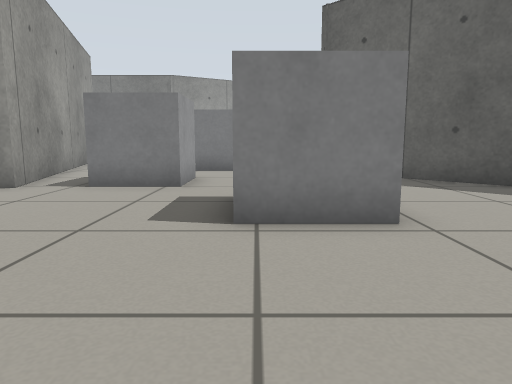
View 1 (above)

23 first-person views from a walk through a Gazebo world. The camera is 0.5 m above the floor, tilts 8° down and sees 70° across. The floor is counted in squares, 0.5 m on a side. Each view is taken from the middle of a square. On the plan, view 1 faces up. The plan holds only what a view shows up to about 13 squares ahead; the rest is blank. The place goes on beyond the plan. Robots are left out.

View 2
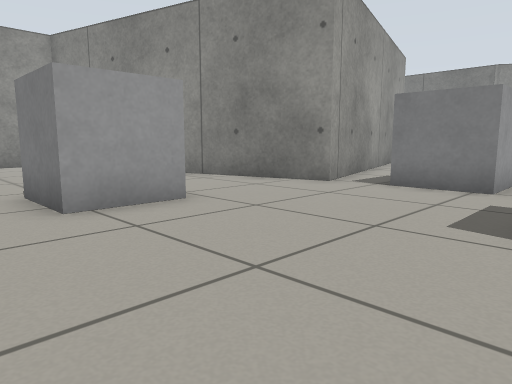

View 3
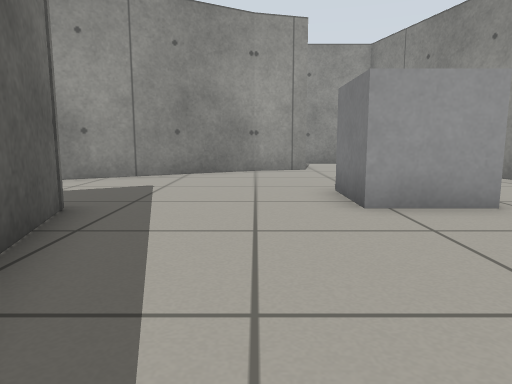

View 4
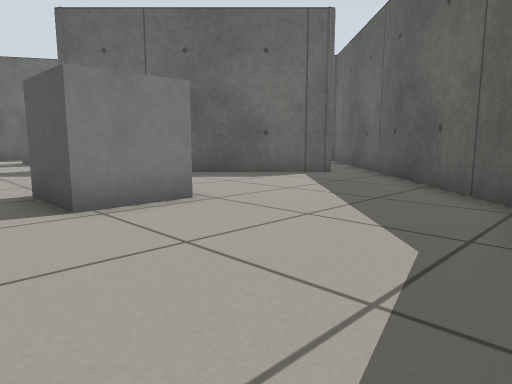

View 5
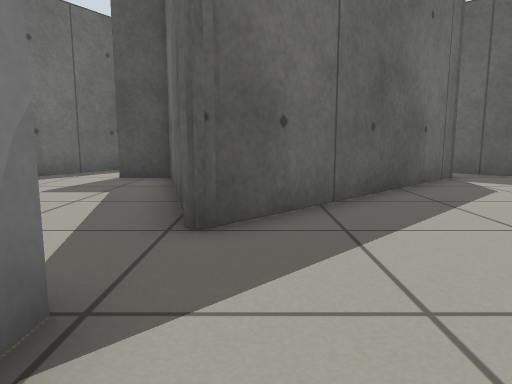

View 6
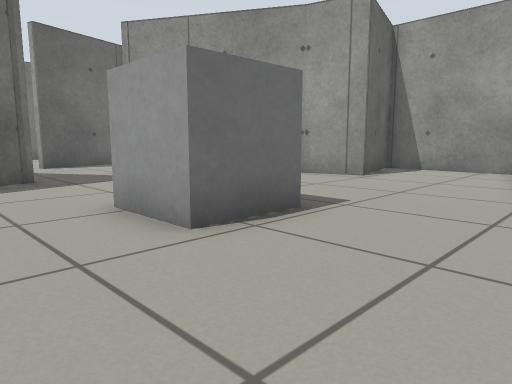

View 7
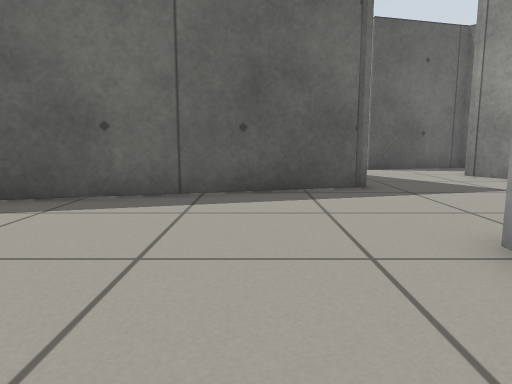

View 8
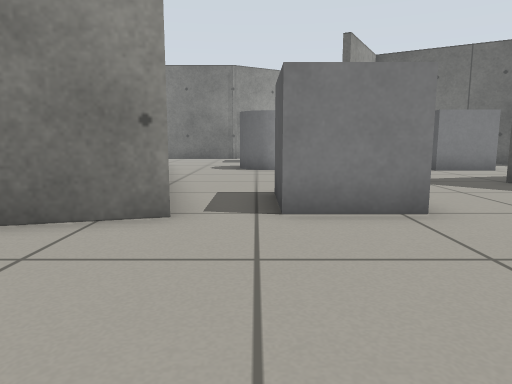

View 9
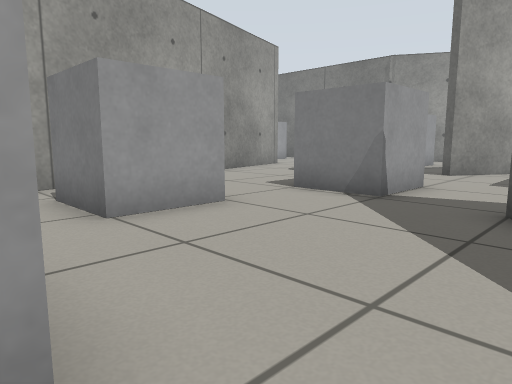

View 10
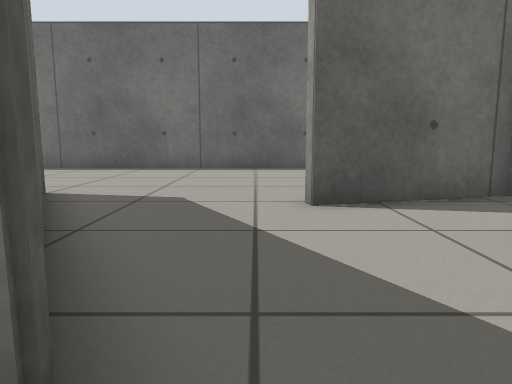

View 11
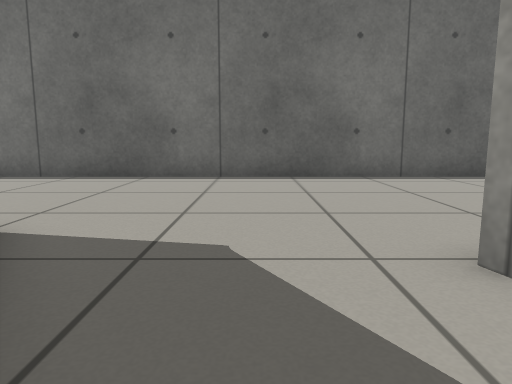

View 12
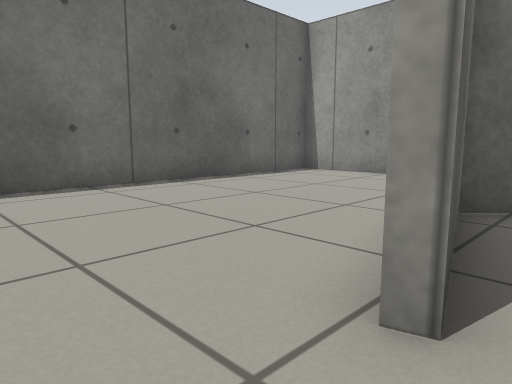

View 13
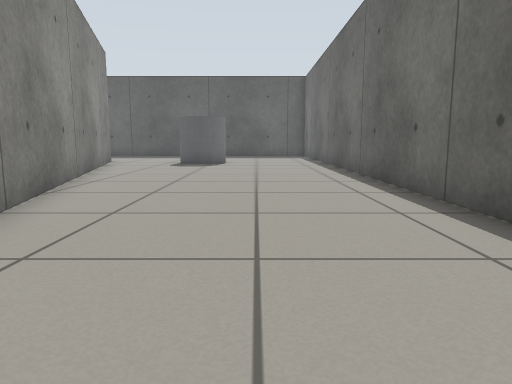

View 14
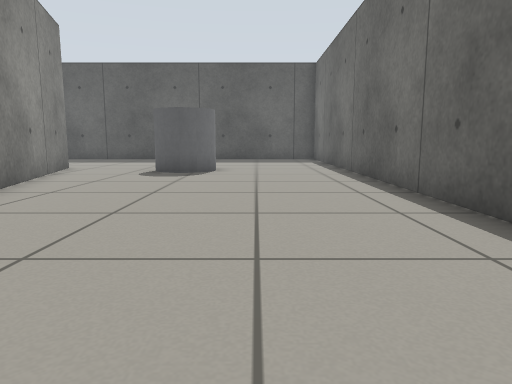

View 15
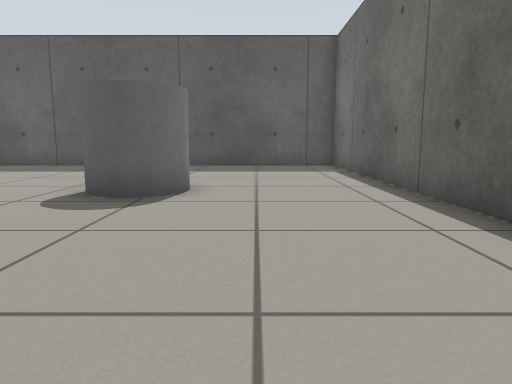

View 16
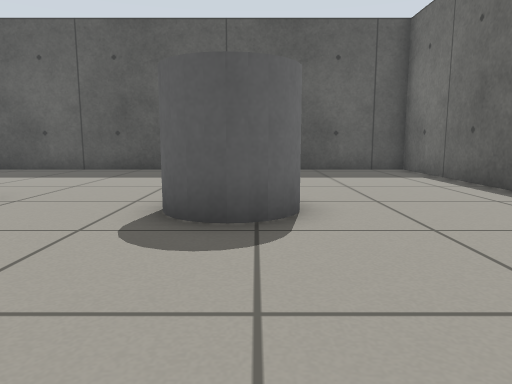

View 17
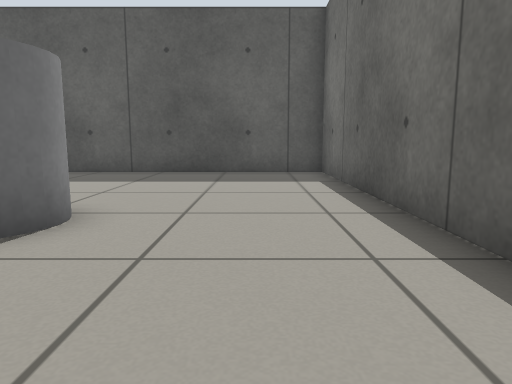

View 18
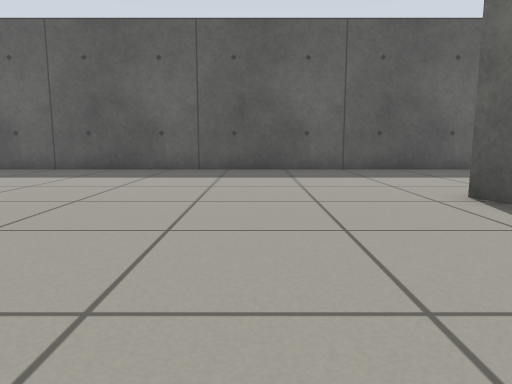

View 19
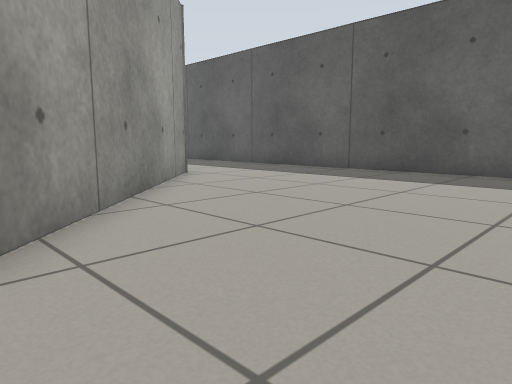

View 20
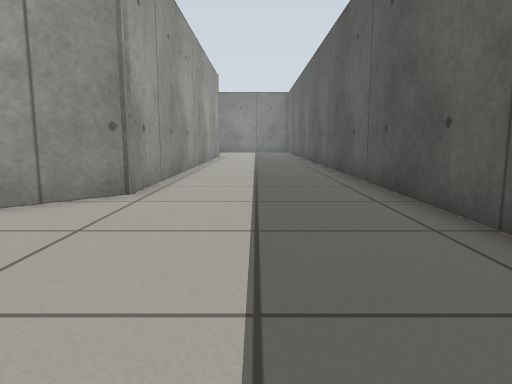

View 21
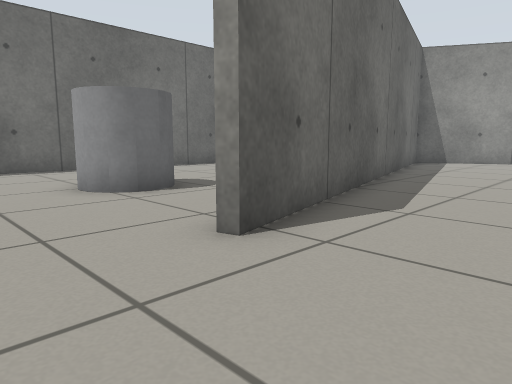

View 22
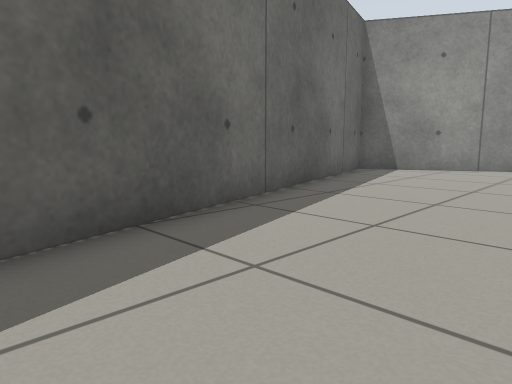

View 23
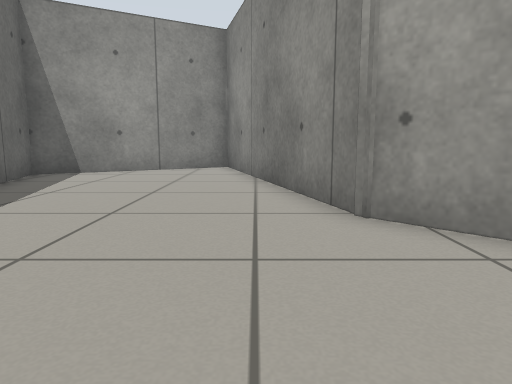

### Floor plan
Points are (right, up) in squares from view 1. A wall is a line through its corners. A room is listed if a view was taken in it or the views show most of it. See-through windows are left out.
Room 1 (views 1, 2, 3, 4, 5, 6, 7, 8, 9, 10, 11, 12)
walls: (-5.4, -2.9) (1.3, -1.1); (2.1, 11.6) (2, 11.7) (2.1, 11.8) (7.8, 13.3) (7.8, 14.7); (4.5, 0.1) (9.2, 4.8); (-12.2, 0) (-9, -5.6); (-7.1, 15.1) (-5.1, 7.7) (-13.7, 5.4); (8.2, 5.7) (7.9, 5.7) (2, 11.6); (-2.6, -7.8) (-4.3, -4.9); (-16, 4.7) (-16, 0.8) (-12.7, 1.7) (-12.2, -0.1); (-11.1, -8) (-10.5, -8.5) (-6.8, -7.5); (10.7, 15.7) (9.3, 16.5)
ways out: opening at (-5, -8) to room 2
objects: grey box (-7, 2) to (-5, 4); grey cylinder (-5, 16) to (-3, 16); grey box (-4, 8) to (-2, 10); grey box (-2, 12) to (0, 14); grey box (0, 4) to (2, 6); grey box (2, 15) to (4, 16)
Room 2 (views 13, 14, 15, 16, 17, 18, 19, 20, 21, 22, 23)
walls: (12.5, -5.1) (0, -8.5); (5.4, 0.6) (4.3, -0.6) (-4.5, -2.9); (-2, -8.9) (-2.6, -7.8); (-4.5, -3.9) (-1.8, -8.6) (12.5, -4.8); (13.7, 15.4) (13.7, 8.8) (7.6, 2.7); (-15.7, -12) (-15.7, -15.1) (18.7, -15.1) (18.7, 15.5)
ways out: opening at (-5, -8) to room 1
objects: grey cylinder (10, -11) to (12, -9)

Where each view was taken, in squares from view 1:
view 1: 0 up, 0 right, facing up
view 2: 0 up, 0 right, facing up-left
view 3: 0 up, 0 right, facing left
view 4: 1 down, 2 left, facing up-right
view 5: 11 up, 2 left, facing right
view 6: 7 up, 3 left, facing down-left
view 7: 5 up, 3 left, facing down
view 8: 3 up, 4 left, facing up
view 9: 6 up, 3 right, facing up-left
view 10: 2 down, 6 left, facing down
view 11: 5 down, 5 left, facing down
view 12: 7 down, 5 left, facing down-left
view 13: 12 down, 5 left, facing right
view 14: 12 down, 1 left, facing right
view 15: 12 down, 4 right, facing right
view 16: 10 down, 6 right, facing right
view 17: 13 down, 7 right, facing right
view 18: 1 down, 6 right, facing right
view 19: 1 down, 7 right, facing up-right
view 20: 2 up, 16 right, facing up
view 21: 2 down, 15 right, facing down-left
view 22: 2 down, 10 right, facing down-left
view 23: 2 down, 9 right, facing left
